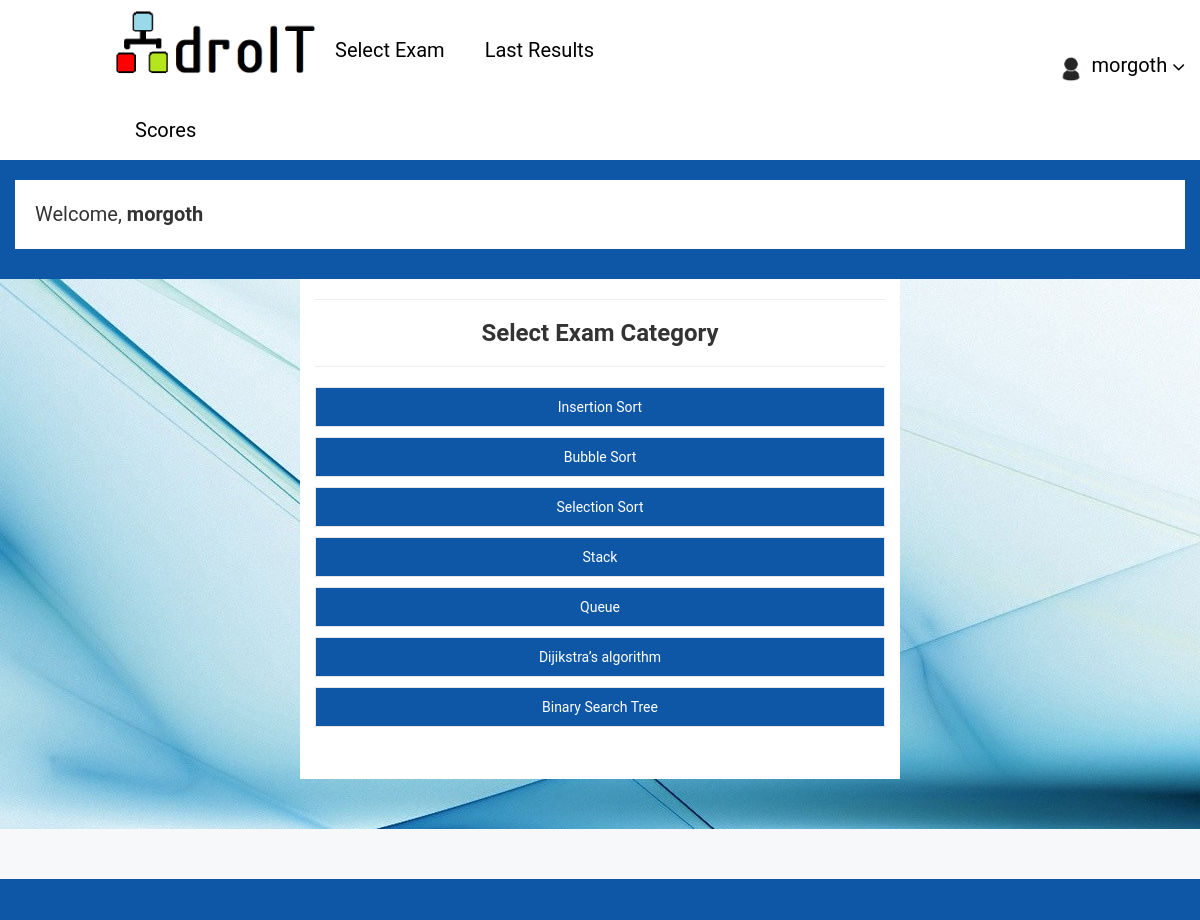
Screenshot of /select_exam.php (signed in) with the database file from the repository.
### tables this page shows
CREATE TABLE `exam_category` (
  `id` int(50) NOT NULL,
  `category` varchar(100) NOT NULL,
  `exam_time_in_minutes` varchar(100) NOT NULL
);

### select_exam.php (the view, shortened to what this page needs)
<?php
include "connection.php";
include "header.php";
?>
    <div class="row" style="margin: 0px; padding:0px; margin-bottom: 50px;background-image: url(back.jpg); height:550px ">
        <div class="col-lg-6 col-lg-push-3" style="min-height: 500px; background-color: white;">
            <hr>
            <center>
            <h3>Select Exam Category</h3>
            </center>
            <hr>
            <?php
            $res=mysqli_query($link,"select * from exam_category");
            while($row=mysqli_fetch_array($res))
            {
                ?>
            <input type="button" class="btn btn-success form-control" value="<?php echo $row["category"]; ?>" style="margin-top: 10px; background-color: #0E57A7 ; color: white" onclick="set_exam_type_session(this.value);">
                <?php
            }
            ?>
        </div>
    </div>
<?php
include "footer.php";
?>

### rows the page displays
exam_category: category "Insertion Sort"
exam_category: category "Bubble Sort"
exam_category: category "Selection Sort"
exam_category: category "Stack"
exam_category: category "Queue"
exam_category: category "Dijikstra’s algorithm"
exam_category: category "Binary Search Tree"

### other values shown
$_SESSION["username"] "morgoth"
